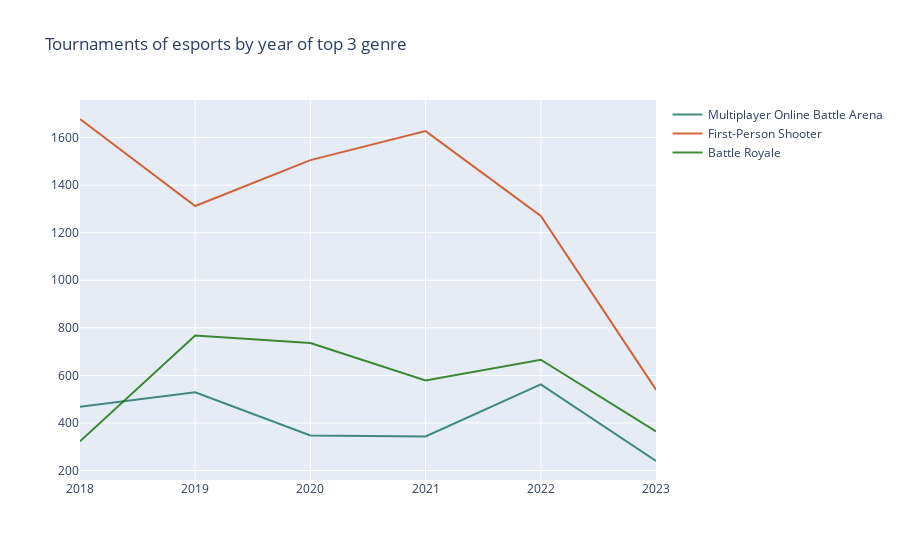

The notebook cell saved with this chart:
### Code cell
colores = ['rgba(20, 112, 100, 0.8)','rgba(200, 65, 10, 0.8)','rgba(16, 112, 2, 0.8)']
data = []
color = 0
for i in df_hist_anual_genero_top3_period4['Genre'].unique():
    df_genero = df_hist_anual_genero_top3_period4[['Date','Earnings','Players','Tournaments']][df_hist_anual_genero_top3_period4['Genre'] == i]
    df_genero['Date'] = df_genero['Date'].str[:4]
    df_genero = df_genero.groupby('Date',as_index=False).sum()

    trace1 = go.Scatter(
                        x = df_genero['Date'],
                        y = df_genero['Tournaments'],
                        name = i,
                        mode= 'lines',
                        marker = dict(color = colores[color]))

    color += 1
    data.append(trace1)

layout = dict(title = 'Tournaments of esports by year of top 3 genre',
             xaxis= dict(title= '')
           )

fig = go.Figure(data = data, layout=layout)

iplot(fig)

### Figure 1 — Plotly figure (JSON) as saved in the notebook; plotly's stock layout.template omitted (floating-point values rounded to 4 significant figures)
{"data": [{"marker": {"color": "rgba(20, 112, 100, 0.8)"}, "mode": "lines", "name": "Multiplayer Online Battle Arena", "type": "scatter", "x": ["2018", "2019", "2020", "2021", "2022", "2023"], "y": [468, 529, 347, 343, 562, 240]}, {"marker": {"color": "rgba(200, 65, 10, 0.8)"}, "mode": "lines", "name": "First-Person Shooter", "type": "scatter", "x": ["2018", "2019", "2020", "2021", "2022", "2023"], "y": [1678, 1312, 1505, 1627, 1270, 540]}, {"marker": {"color": "rgba(16, 112, 2, 0.8)"}, "mode": "lines", "name": "Battle Royale", "type": "scatter", "x": ["2018", "2019", "2020", "2021", "2022", "2023"], "y": [323, 768, 736, 579, 666, 364]}], "layout": {"title": {"text": "Tournaments of esports by year of top 3 genre"}, "xaxis": {"title": {"text": ""}}}}
